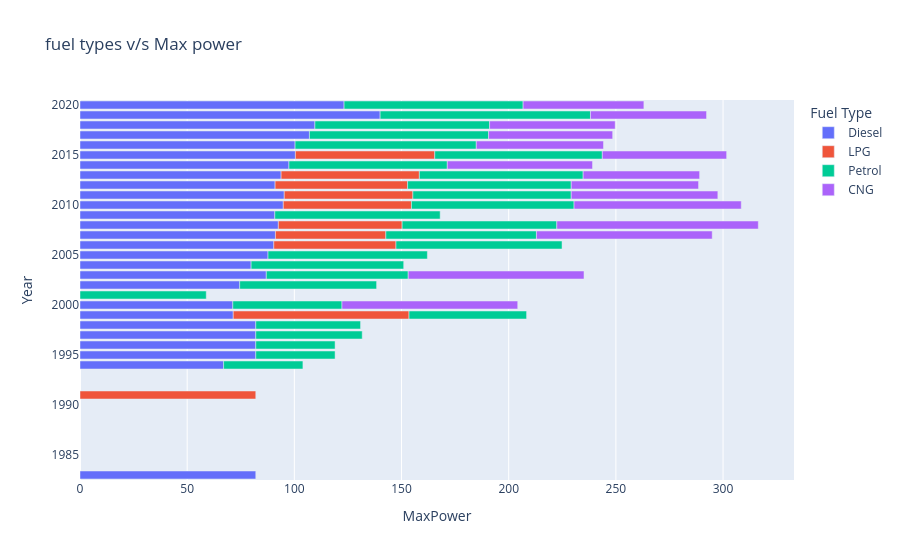

Notebook code for this chart:
### Code cell
figure = px.bar(
    car_performance_year,
    x="MaxPower",
    y="Year",
    color="Fuel Type",
    orientation="h",
    title="fuel types v/s Max power",
)

figure.show()

### Figure 1 — Plotly figure (JSON) as saved in the notebook; plotly's stock layout.template omitted (floating-point values rounded to 4 significant figures)
{"data": [{"hovertemplate": "Fuel Type=Diesel<br>MaxPower=%{x}<br>Year=%{y}<extra></extra>", "legendgroup": "Diesel", "marker": {"color": "#636efa", "pattern": {"shape": ""}}, "name": "Diesel", "orientation": "h", "showlegend": true, "textposition": "auto", "type": "bar", "x": [82.0, 67.0, 82.0, 82.0, 82.0, 82.0, 71.5, 71.29, 74.5, 86.92, 79.83, 87.71, 90.41, 91.18, 92.54, 90.89, 94.85, 95.29, 91.03, 93.82, 97.48, 100.5, 100.3, 107.0, 109.6, 140.0, 123.2], "xaxis": "x", "y": [1983, 1994, 1995, 1996, 1997, 1998, 1999, 2000, 2002, 2003, 2004, 2005, 2006, 2007, 2008, 2009, 2010, 2011, 2012, 2013, 2014, 2015, 2016, 2017, 2018, 2019, 2020], "yaxis": "y"}, {"hovertemplate": "Fuel Type=LPG<br>MaxPower=%{x}<br>Year=%{y}<extra></extra>", "legendgroup": "LPG", "marker": {"color": "#EF553B", "pattern": {"shape": ""}}, "name": "LPG", "orientation": "h", "showlegend": true, "textposition": "auto", "type": "bar", "x": [82.0, 82.0, 57.0, 51.5, 57.75, 59.78, 60.0, 61.8, 64.5, 65.0], "xaxis": "x", "y": [1991, 1999, 2006, 2007, 2008, 2010, 2011, 2012, 2013, 2015], "yaxis": "y"}, {"hovertemplate": "Fuel Type=Petrol<br>MaxPower=%{x}<br>Year=%{y}<extra></extra>", "legendgroup": "Petrol", "marker": {"color": "#00cc96", "pattern": {"shape": ""}}, "name": "Petrol", "orientation": "h", "showlegend": true, "textposition": "auto", "type": "bar", "x": [37.0, 37.0, 37.0, 49.67, 48.89, 54.85, 50.93, 58.9, 63.87, 66.2, 71.18, 74.35, 77.47, 70.27, 72.16, 77.14, 75.86, 73.88, 76.35, 76.41, 73.88, 78.18, 84.54, 83.58, 81.49, 98.13, 83.53], "xaxis": "x", "y": [1994, 1995, 1996, 1997, 1998, 1999, 2000, 2001, 2002, 2003, 2004, 2005, 2006, 2007, 2008, 2009, 2010, 2011, 2012, 2013, 2014, 2015, 2016, 2017, 2018, 2019, 2020], "yaxis": "y"}, {"hovertemplate": "Fuel Type=CNG<br>MaxPower=%{x}<br>Year=%{y}<extra></extra>", "legendgroup": "CNG", "marker": {"color": "#ab63fa", "pattern": {"shape": ""}}, "name": "CNG", "orientation": "h", "showlegend": true, "textposition": "auto", "type": "bar", "x": [82.0, 82.0, 82.0, 94.0, 78.0, 68.4, 59.4, 54.33, 67.75, 58.0, 59.33, 57.89, 58.6, 54.14, 56.33], "xaxis": "x", "y": [2000, 2003, 2007, 2008, 2010, 2011, 2012, 2013, 2014, 2015, 2016, 2017, 2018, 2019, 2020], "yaxis": "y"}], "layout": {"barmode": "relative", "legend": {"title": {"text": "Fuel Type"}, "tracegroupgap": 0}, "title": {"text": "fuel types v/s Max power"}, "xaxis": {"anchor": "y", "domain": [0, 1], "title": {"text": "MaxPower"}}, "yaxis": {"anchor": "x", "domain": [0, 1], "title": {"text": "Year"}}}}
